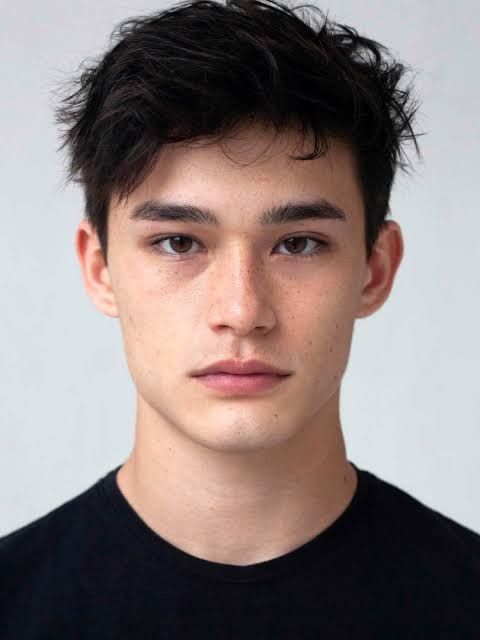
#> input picture img.jpg, 480 x 640 px
$ jupyter execute task4.ipynb
#> lines starting #> are read from the running program, lines starting #| are printed output that depends on the picture
[cell 1]
import cv2
import numpy as np
import matplotlib.pyplot as plt

[cell 2]
def plot_img(img):
    plt.figure(figsize=(10,6))
    plt.imshow(img,cmap='gray')
    plt.axis("off")

[cell 3]
image = cv2.imread("img.jpg")
#> image is the input picture: shape (640, 480, 3); mean B, G, R 123.4, 125.5, 138.1
image = cv2.cvtColor(image,cv2.COLOR_BGR2RGB)
plot_img(image)

[cell 4]
img_gray = cv2.cvtColor(image,cv2.COLOR_RGB2GRAY)
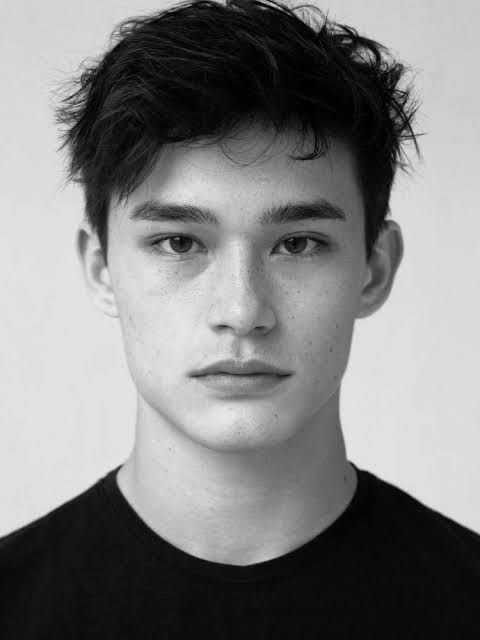
#> img_gray: shape (640, 480); min 0, max 236, mean 129.1
plot_img(img_gray)

[cell 5]
inverted_img = 255 - img_gray
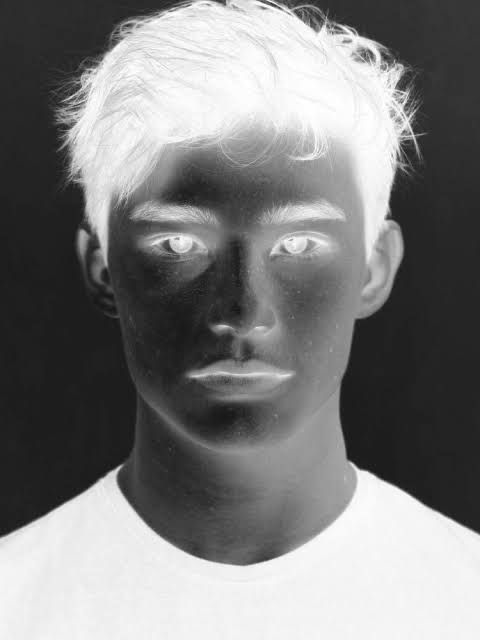
#> inverted_img: shape (640, 480); min 19, max 255, mean 125.9
plot_img(inverted_img)

[cell 6]
blurred_img = cv2.GaussianBlur(inverted_img,(25,25),0)
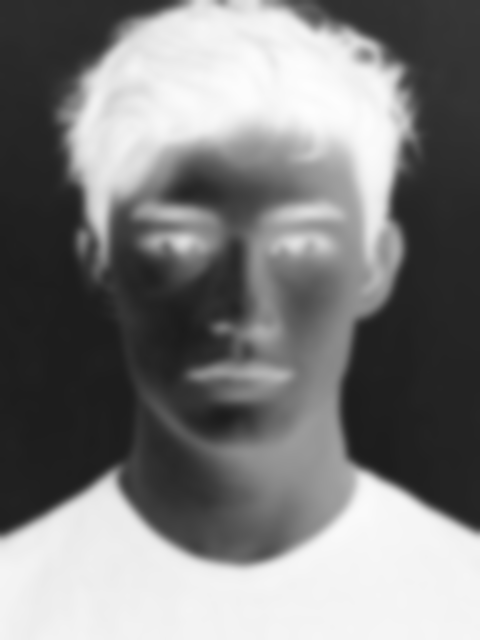
#> blurred_img: shape (640, 480); min 27, max 253, mean 125.9
plot_img(blurred_img)

[cell 7]
inverted_blur = 255 - blurred_img
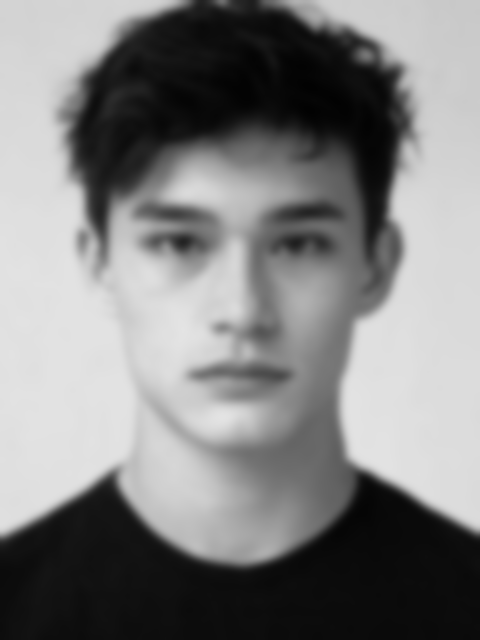
#> inverted_blur: shape (640, 480); min 2, max 228, mean 129.1
skitch = cv2.divide(img_gray,inverted_blur,scale=256.0)
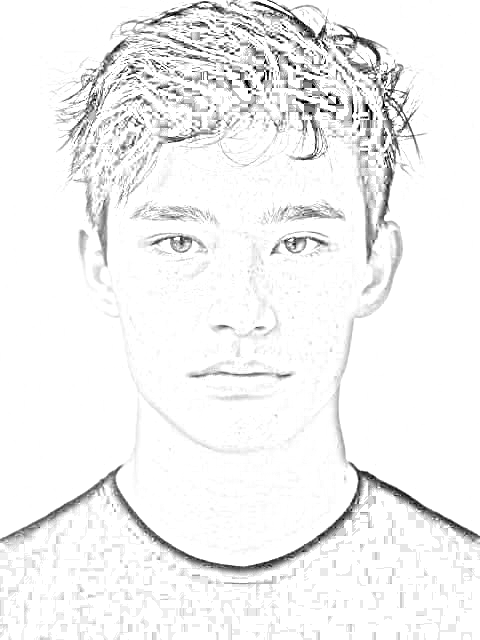
#> skitch: shape (640, 480); min 0, max 255, mean 242.4
plot_img(skitch)

[cell 8]
plt.figure(figsize=(20,7))
plt.subplot(1,2,1)
plt.imshow(image)
plt.title("Original")
plt.axis("off")
plt.subplot(1,2,2)
plt.imshow(skitch,cmap='gray')
plt.title("Skecth")
plt.axis("off")
